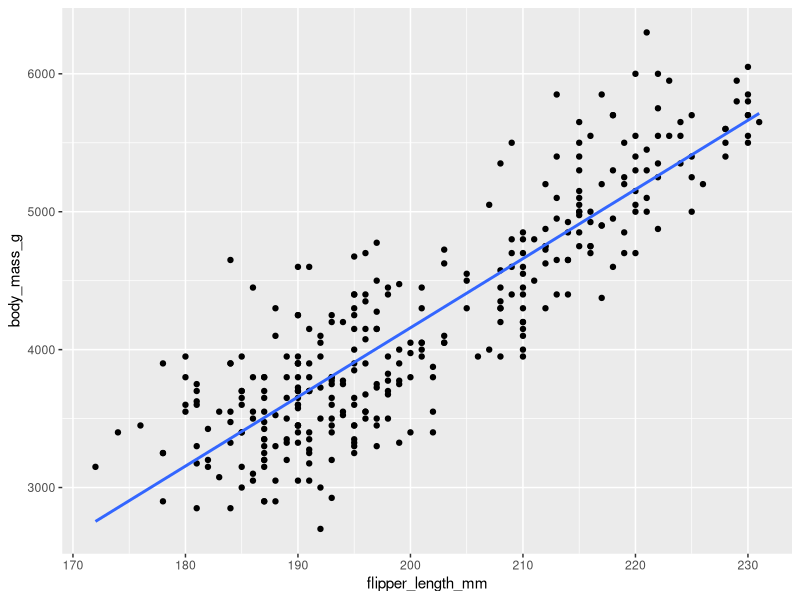
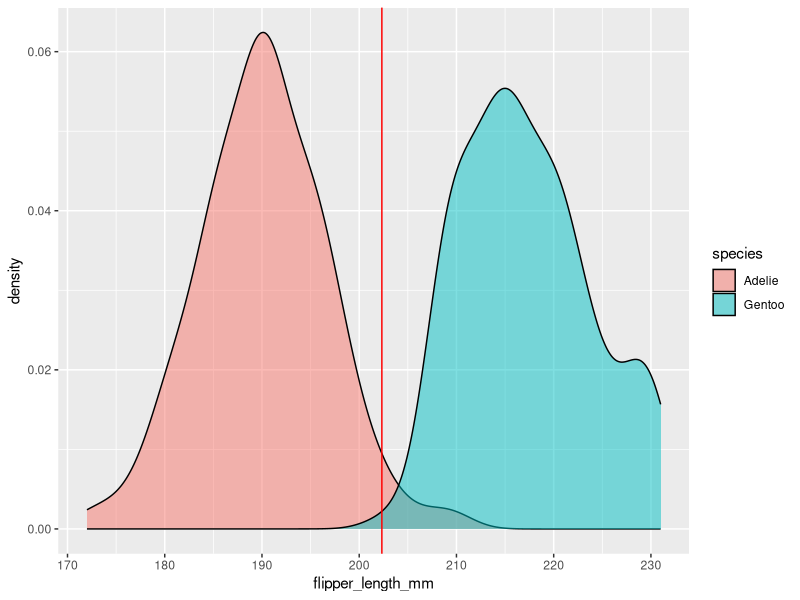
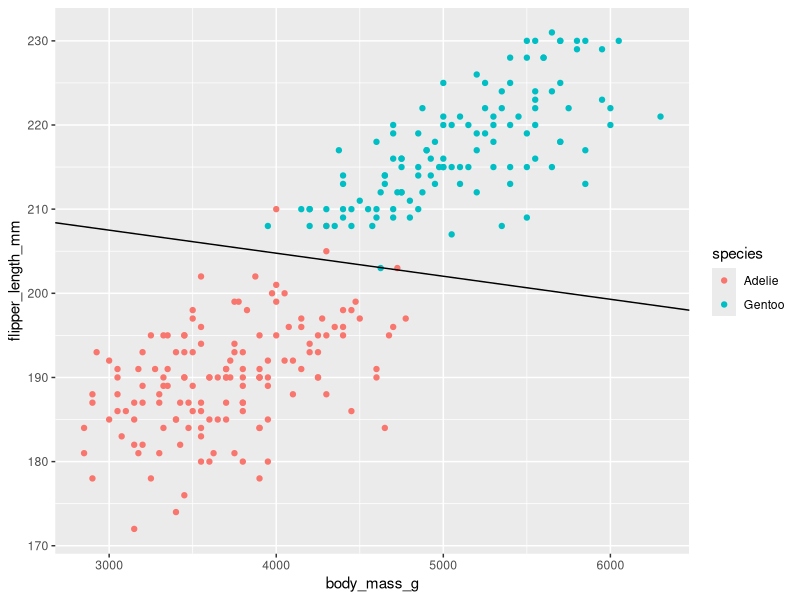
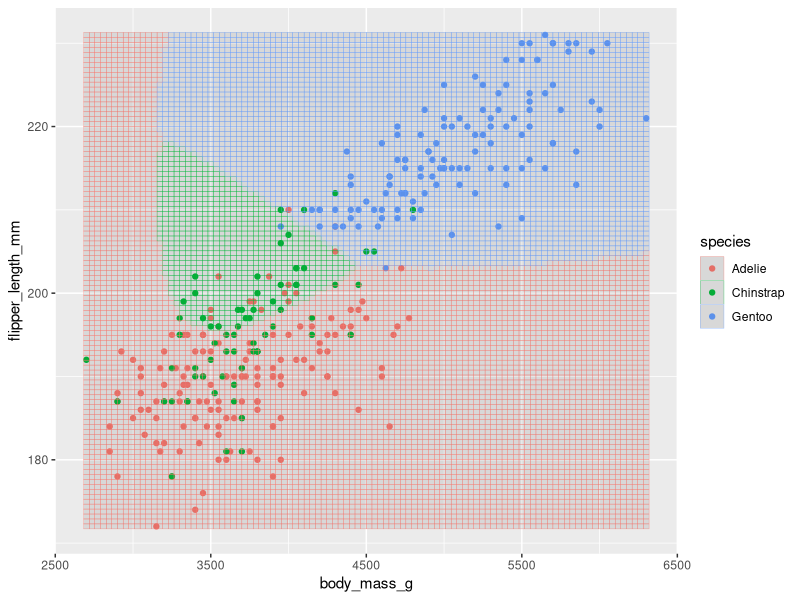
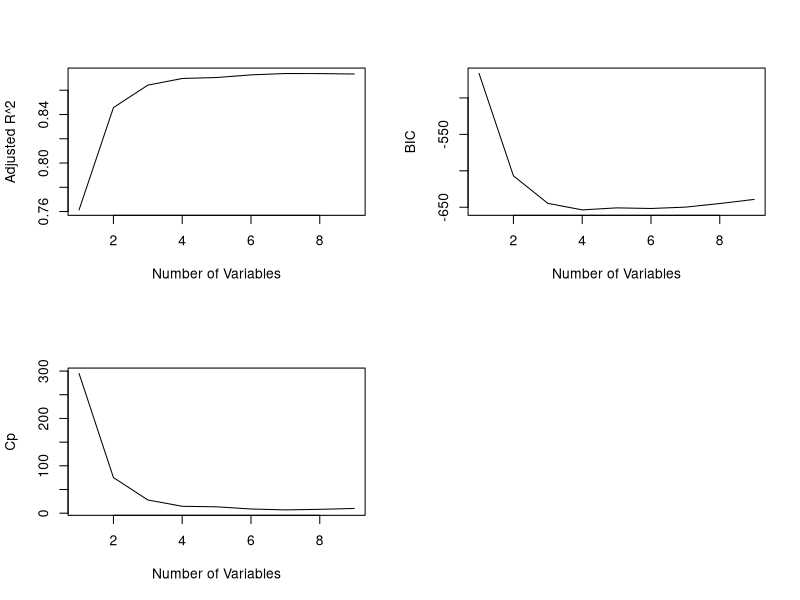
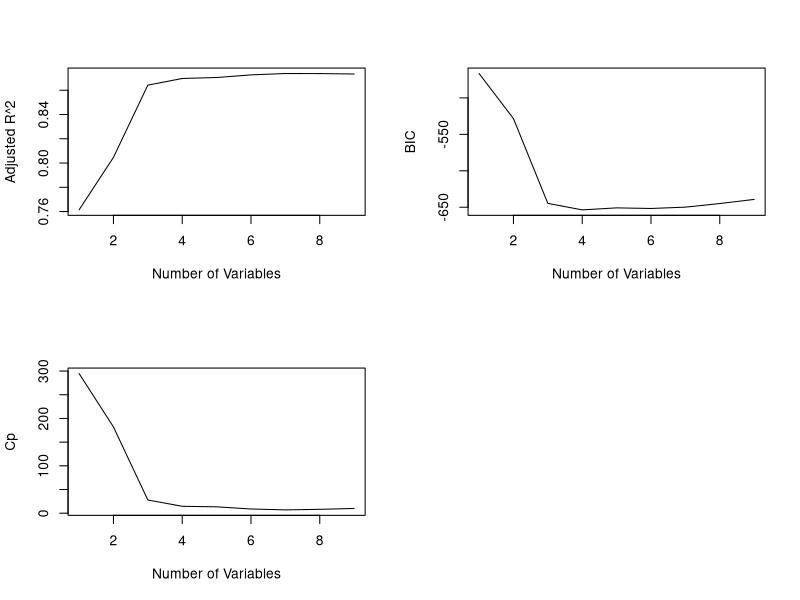
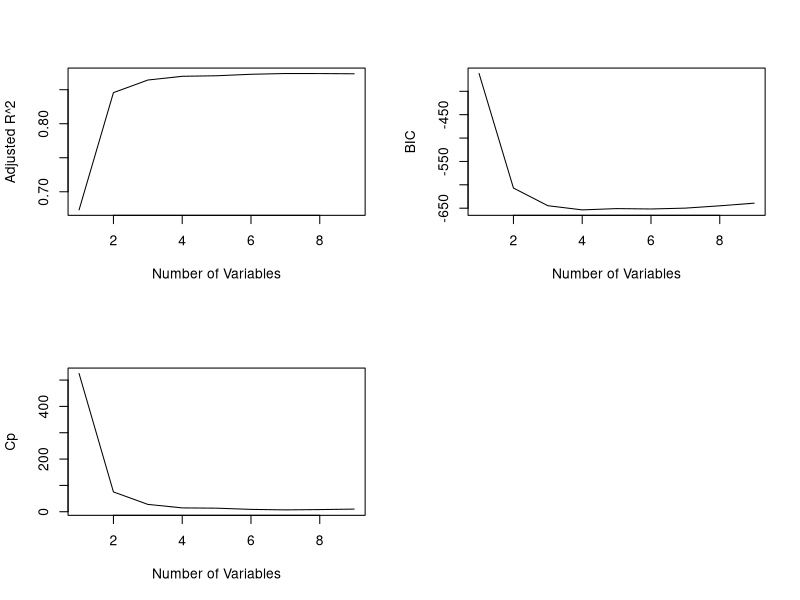

These figures' R source, in order:
# Load the MASS package
library(MASS)

# Load the tidyverse package
library(tidyverse)

# Load the palmerpenguins package
library(palmerpenguins)

# Load the penguins dataset
df <- penguins

# Remove rows with missing data
df <- df %>% drop_na()

# Linear Regression ----

# Plot the relationship between body mass and flipper length
ggplot(df, aes(x = flipper_length_mm, y = body_mass_g)) +
  geom_point() +
  geom_smooth(method = "lm", se = FALSE)

# Predict body mass from flipper length
lm <- lm(body_mass_g ~ flipper_length_mm, data = df)

# Print the summary of the linear model
lm_summary <- summary(lm)

# Calculate the accuracy of the model
1 - lm_summary$sigma / mean(df$body_mass_g)

# Logistic Regression ----

# Convert the sex variable to binary number
df <- df |>
  mutate(sex = ifelse(sex == "male", 0, 1))

# Logistic Regression Model to predict sex from all other columns
logit <- glm(sex ~ bill_length_mm + bill_depth_mm + flipper_length_mm + 
               body_mass_g, data = df, family = "binomial")

# Print the summary of the logistic model
logit_summary <- summary(logit)

# Predict the sex of the penguin with the following measurements
# bill_length_mm = 40, bill_depth_mm = 18, flipper_length_mm = 200, body_mass_g = 4000
new_data <- data.frame(bill_length_mm = 40, bill_depth_mm = 18, flipper_length_mm = 200, body_mass_g = 4000)
predict(logit, newdata = new_data, type = "response")

# Calculate the accuracy of the model
sex_pred <- predict(logit, type = "response")
y_hat <- ifelse(sex_pred > 0.5, 1, 0)
mean(y_hat == df$sex)

# LDA ----

# We will only take the rows where the Species is either Adelie or Gentoo

df2 <- df %>%
  filter(species %in% c("Adelie", "Gentoo"))

# Convert the species variable to binary number
df2 <- df2 |>
  mutate(species_binary = ifelse(species == "Adelie", 0, 1))

# P = 1

# Classify based on flipper length
# First we need to calculate the prior probabilities
adel_prior <- sum(df2$species_binary == 0) / nrow(df2)
gent_prior <- sum(df2$species_binary == 1) / nrow(df2)


# Use the LDA function to predict sex from body mass
lda <- lda(species_binary ~ flipper_length_mm, data = df2, 
           prior = c(adel_prior, gent_prior))

# Calculate the discriminant threshold
lda_threshold <- (mean(lda$means) - 
                    (log(lda$prior[1] / lda$prior[2])) / lda$scaling)

# Plot a density plot
ggplot(df2) +
  geom_density(aes(x = flipper_length_mm, fill = species), alpha=0.5) +
  geom_vline(xintercept = lda_threshold, color = "red")

# P = 2
# Create an LDA model to predict sex from body mass and flipper length
lda2 <- lda(species_binary ~ body_mass_g + flipper_length_mm, data = df2, 
            prior = c(adel_prior, gent_prior))

# Calculate slope and intercept for the discriminant threshold
lda2.slope <- -lda2$scaling[1] / lda2$scaling[2]
lda2.intercept <- -mean(lda2$means %*% lda2$scaling)
lda2.intercept <- -lda2.intercept / lda2$scaling[2]

# Plot a scatter plot with the discriminant threshold
ggplot(df2) +
  geom_point(aes(x = body_mass_g, y = flipper_length_mm, color = species)) +
  geom_abline(intercept = lda2.intercept, slope = lda2.slope)
  
# QDA ----

# Create a QDA model to predict species from body mass and flipper length

# First calculate prior probabilities for all species
adel_prior <- sum(df$species == "Adelie") / nrow(df)
chin_prior <- sum(df$species == "Chinstrap") / nrow(df)
gent_prior <- sum(df$species == "Gentoo") / nrow(df)

qda <- qda(species ~ body_mass_g + flipper_length_mm, data = df,
           prior = c(adel_prior, chin_prior, gent_prior))

# Create a grid of points
body_mass_min <- min(df$body_mass_g)
body_mass_max <- max(df$body_mass_g)
flipper_length_min <- min(df$flipper_length_mm)
flipper_length_max <- max(df$flipper_length_mm)

grid <- expand.grid(body_mass_g = seq(body_mass_min, body_mass_max, length.out = 100),
                    flipper_length_mm = seq(flipper_length_min, flipper_length_max, length.out = 100))

# Predict the species for each point in the grid
temp <- predict(qda, newdata = grid)
grid$species_pred <- predict(qda, newdata = grid)$class

# Plot the grid with the predicted species
ggplot(df) +
  geom_point(aes(x = body_mass_g, y = flipper_length_mm, color = species)) +
  geom_tile(data = grid, aes(x = body_mass_g, y = flipper_length_mm, color = species_pred), alpha = 0.1)


# Resampling Methods ----

# Create a training and testing set
set.seed(123)

# Create a vector of indices
indices <- sample(1:nrow(df), nrow(df) * 0.7)

# Create the training set
train <- df[indices,]

# Create the testing set
test <- df[-indices,]

# Create a linear regression model to predict body mass from flipper length
lm <- lm(body_mass_g ~ flipper_length_mm, data = train)
summary(lm)

# Predict the test set
test$pred <- predict(lm, newdata = test)

# Calculate the accuracy of the model
1 - sqrt(mean((test$body_mass_g - test$pred)^2)) / mean(test$body_mass_g)

# Cross-Validation ----

# Load the boot library
library(boot)

# Create a logistic regression model
glm.fit <- glm(sex ~ bill_length_mm + bill_depth_mm + flipper_length_mm + body_mass_g, data = df, family = "binomial")

# Create a 10-fold cross-validation
cv <- cv.glm(df, glm.fit, K = 10)

# Print the results
cv$delta
?cv.glm # Check what delta means in the help

# Calculate 
1 - cv$delta[1]

# Best Subset Selection ----

# Load the leaps library
library(leaps)

# Use the regsubset function to find the best subset of predictors
regfit.full <- regsubsets(body_mass_g ~ ., data = df, nvmax=15)
regfit.full.summary <- summary(regfit.full)

# Adjusted R2
regfit.full.summary$adjr2
which.max(regfit.full.summary$adjr2)

# BIC
regfit.full.summary$bic
which.min(regfit.full.summary$bic)

# Cp
regfit.full.summary$cp
which.min(regfit.full.summary$cp)

# Plot the best subset selection
par(mfrow=c(2,2))
plot(regfit.full.summary$adjr2, xlab="Number of Variables", ylab="Adjusted R^2", type="l")
plot(regfit.full.summary$bic, xlab="Number of Variables", ylab="BIC", type="l")
plot(regfit.full.summary$cp, xlab="Number of Variables", ylab="Cp", type="l")

# Forward stepwise selection
regfit.fwd <- regsubsets(body_mass_g ~ ., data = df, nvmax=15, method="forward")
regfit.fwd.summary <- summary(regfit.fwd)

# Adjusted R2
regfit.fwd.summary$adjr2
which.max(regfit.fwd.summary$adjr2)

# BIC
regfit.fwd.summary$bic
which.min(regfit.fwd.summary$bic)

# Cp
regfit.fwd.summary$cp
which.min(regfit.fwd.summary$cp)

# Plot the forward stepwise selection
par(mfrow=c(2,2))
plot(regfit.fwd.summary$adjr2, xlab="Number of Variables", ylab="Adjusted R^2", type="l")
plot(regfit.fwd.summary$bic, xlab="Number of Variables", ylab="BIC", type="l")
plot(regfit.fwd.summary$cp, xlab="Number of Variables", ylab="Cp", type="l")

# Backward stepwise selection
regfit.bwd <- regsubsets(body_mass_g ~ ., data = df, nvmax=15, method="backward")
regfit.bwd.summary <- summary(regfit.bwd)

# Adjusted R2
regfit.bwd.summary$adjr2
which.max(regfit.bwd.summary$adjr2)

# BIC
regfit.bwd.summary$bic
which.min(regfit.bwd.summary$bic)

# Cp
regfit.bwd.summary$cp
which.min(regfit.bwd.summary$cp)

# Plot the backward stepwise selection
par(mfrow=c(2,2))
plot(regfit.bwd.summary$adjr2, xlab="Number of Variables", ylab="Adjusted R^2", type="l")
plot(regfit.bwd.summary$bic, xlab="Number of Variables", ylab="BIC", type="l")
plot(regfit.bwd.summary$cp, xlab="Number of Variables", ylab="Cp", type="l")
